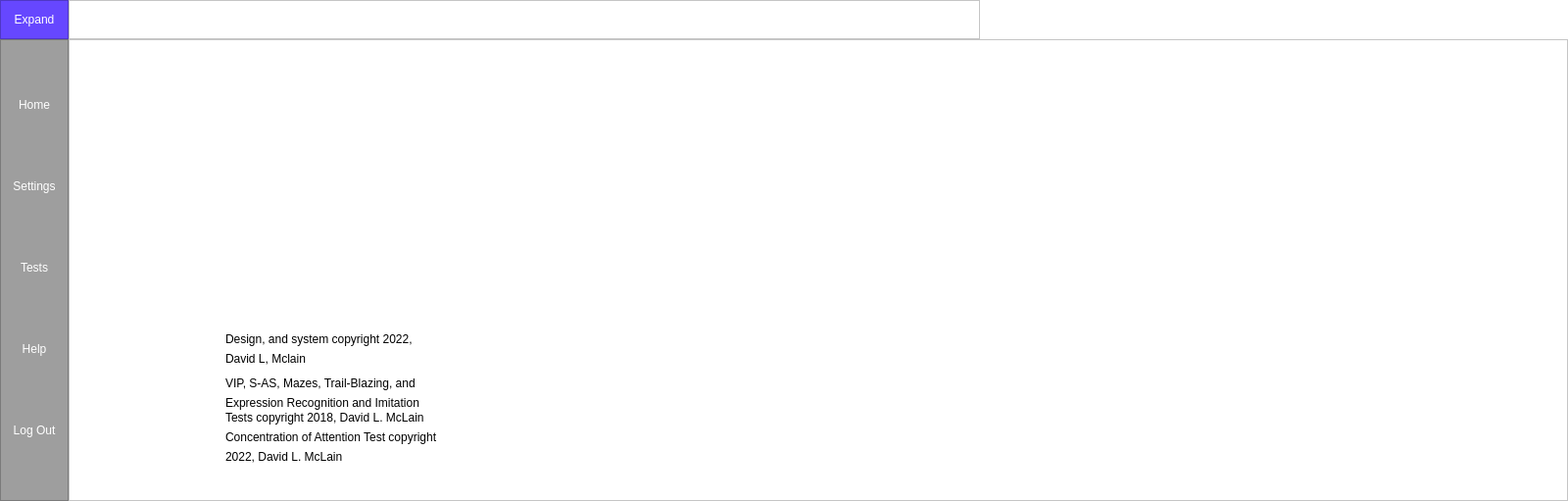
<?xml version="1.0" encoding="UTF-8"?>
<ui version="4.0">
 <class>PatientHome</class>
 <widget class="QMainWindow" name="PatientHome">
  <property name="geometry">
   <rect>
    <x>0</x>
    <y>0</y>
    <width>1600</width>
    <height>511</height>
   </rect>
  </property>
  <property name="windowTitle">
   <string>ES Metrics</string>
  </property>
  <property name="styleSheet">
   <string notr="true">background-color: rgb(255, 255, 255);</string>
  </property>
  <widget class="QWidget" name="centralwidget">
   <layout class="QVBoxLayout" name="verticalLayout">
    <property name="spacing">
     <number>0</number>
    </property>
    <property name="leftMargin">
     <number>0</number>
    </property>
    <property name="topMargin">
     <number>0</number>
    </property>
    <property name="rightMargin">
     <number>0</number>
    </property>
    <property name="bottomMargin">
     <number>0</number>
    </property>
    <item>
     <widget class="QFrame" name="top_bar">
      <property name="maximumSize">
       <size>
        <width>1000</width>
        <height>40</height>
       </size>
      </property>
      <property name="styleSheet">
       <string notr="true">background-color:rgb(63, 112, 138)</string>
      </property>
      <property name="frameShape">
       <enum>QFrame::NoFrame</enum>
      </property>
      <property name="frameShadow">
       <enum>QFrame::Raised</enum>
      </property>
      <layout class="QHBoxLayout" name="horizontalLayout">
       <property name="spacing">
        <number>0</number>
       </property>
       <property name="leftMargin">
        <number>0</number>
       </property>
       <property name="topMargin">
        <number>0</number>
       </property>
       <property name="rightMargin">
        <number>0</number>
       </property>
       <property name="bottomMargin">
        <number>0</number>
       </property>
       <item>
        <widget class="QFrame" name="frame_toggle">
         <property name="maximumSize">
          <size>
           <width>70</width>
           <height>40</height>
          </size>
         </property>
         <property name="styleSheet">
          <string notr="true">background-color: rgb(102, 71, 255)</string>
         </property>
         <property name="frameShape">
          <enum>QFrame::StyledPanel</enum>
         </property>
         <property name="frameShadow">
          <enum>QFrame::Raised</enum>
         </property>
         <layout class="QVBoxLayout" name="verticalLayout_2">
          <property name="spacing">
           <number>0</number>
          </property>
          <property name="leftMargin">
           <number>0</number>
          </property>
          <property name="topMargin">
           <number>0</number>
          </property>
          <property name="rightMargin">
           <number>0</number>
          </property>
          <property name="bottomMargin">
           <number>0</number>
          </property>
          <item>
           <widget class="QPushButton" name="btn_toggle">
            <property name="sizePolicy">
             <sizepolicy hsizetype="Expanding" vsizetype="Expanding">
              <horstretch>0</horstretch>
              <verstretch>0</verstretch>
             </sizepolicy>
            </property>
            <property name="styleSheet">
             <string notr="true">color: rgb(255, 255, 255);
border: 0px solid;</string>
            </property>
            <property name="text">
             <string>Expand</string>
            </property>
           </widget>
          </item>
         </layout>
        </widget>
       </item>
       <item>
        <widget class="QFrame" name="frame_top">
         <property name="styleSheet">
          <string notr="true">background-color: rgb(255, 255, 255);</string>
         </property>
         <property name="frameShape">
          <enum>QFrame::StyledPanel</enum>
         </property>
         <property name="frameShadow">
          <enum>QFrame::Raised</enum>
         </property>
        </widget>
       </item>
      </layout>
     </widget>
    </item>
    <item>
     <widget class="QFrame" name="content">
      <property name="styleSheet">
       <string notr="true">background-color: rgb(94, 165, 204)</string>
      </property>
      <property name="frameShape">
       <enum>QFrame::NoFrame</enum>
      </property>
      <property name="frameShadow">
       <enum>QFrame::Raised</enum>
      </property>
      <layout class="QHBoxLayout" name="horizontalLayout_2">
       <property name="spacing">
        <number>0</number>
       </property>
       <property name="leftMargin">
        <number>0</number>
       </property>
       <property name="topMargin">
        <number>0</number>
       </property>
       <property name="rightMargin">
        <number>0</number>
       </property>
       <property name="bottomMargin">
        <number>0</number>
       </property>
       <item>
        <widget class="QFrame" name="frame_left_menu">
         <property name="minimumSize">
          <size>
           <width>70</width>
           <height>0</height>
          </size>
         </property>
         <property name="maximumSize">
          <size>
           <width>70</width>
           <height>16777215</height>
          </size>
         </property>
         <property name="styleSheet">
          <string notr="true">background-color: rgb(158, 158, 158)</string>
         </property>
         <property name="frameShape">
          <enum>QFrame::StyledPanel</enum>
         </property>
         <property name="frameShadow">
          <enum>QFrame::Raised</enum>
         </property>
         <layout class="QVBoxLayout" name="verticalLayout_3">
          <property name="spacing">
           <number>0</number>
          </property>
          <property name="leftMargin">
           <number>0</number>
          </property>
          <property name="topMargin">
           <number>0</number>
          </property>
          <property name="rightMargin">
           <number>0</number>
          </property>
          <property name="bottomMargin">
           <number>0</number>
          </property>
          <item>
           <widget class="QFrame" name="frame_top_menu">
            <property name="frameShape">
             <enum>QFrame::NoFrame</enum>
            </property>
            <property name="frameShadow">
             <enum>QFrame::Raised</enum>
            </property>
            <layout class="QVBoxLayout" name="verticalLayout_4">
             <item>
              <widget class="QPushButton" name="btn_home">
               <property name="minimumSize">
                <size>
                 <width>0</width>
                 <height>40</height>
                </size>
               </property>
               <property name="styleSheet">
                <string notr="true">QPushButton{
 	color: rgb(255, 255, 255);
	background-color: rgb(158, 158, 158);
	border: 0px solid;
}

QPushButton:hover{
	background-color: rgb(78, 202, 255);
}</string>
               </property>
               <property name="text">
                <string>Home</string>
               </property>
              </widget>
             </item>
             <item>
              <widget class="QPushButton" name="btn_settings">
               <property name="minimumSize">
                <size>
                 <width>0</width>
                 <height>40</height>
                </size>
               </property>
               <property name="styleSheet">
                <string notr="true">QPushButton{
 	color: rgb(255, 255, 255);
	background-color: rgb(158, 158, 158);
	border: 0px solid;
}

QPushButton:hover{
	background-color: rgb(78, 202, 255);
}</string>
               </property>
               <property name="text">
                <string>Settings</string>
               </property>
              </widget>
             </item>
             <item>
              <widget class="QPushButton" name="btn_tests">
               <property name="minimumSize">
                <size>
                 <width>0</width>
                 <height>40</height>
                </size>
               </property>
               <property name="styleSheet">
                <string notr="true">QPushButton{
 	color: rgb(255, 255, 255);
	background-color: rgb(158, 158, 158);
	border: 0px solid;
}

QPushButton:hover{
	background-color: rgb(78, 202, 255);
}</string>
               </property>
               <property name="text">
                <string>Tests</string>
               </property>
              </widget>
             </item>
             <item>
              <widget class="QPushButton" name="btn_help">
               <property name="minimumSize">
                <size>
                 <width>0</width>
                 <height>40</height>
                </size>
               </property>
               <property name="styleSheet">
                <string notr="true">QPushButton{
 	color: rgb(255, 255, 255);
	background-color: rgb(158, 158, 158);
	border: 0px solid;
}

QPushButton:hover{
	background-color: rgb(78, 202, 255);
}</string>
               </property>
               <property name="text">
                <string>Help</string>
               </property>
              </widget>
             </item>
             <item>
              <widget class="QPushButton" name="btn_logout">
               <property name="minimumSize">
                <size>
                 <width>0</width>
                 <height>40</height>
                </size>
               </property>
               <property name="layoutDirection">
                <enum>Qt::LeftToRight</enum>
               </property>
               <property name="styleSheet">
                <string notr="true">QPushButton{
 	color: rgb(255, 255, 255);
	background-color: rgb(158, 158, 158);
	border: 0px solid;
}

QPushButton:hover{
	background-color: rgb(78, 202, 255);
}</string>
               </property>
               <property name="text">
                <string>Log Out</string>
               </property>
              </widget>
             </item>
            </layout>
           </widget>
          </item>
         </layout>
        </widget>
       </item>
       <item>
        <widget class="QFrame" name="frame_pages">
         <property name="styleSheet">
          <string notr="true">background-color: rgb(255, 255, 255);</string>
         </property>
         <property name="frameShape">
          <enum>QFrame::StyledPanel</enum>
         </property>
         <property name="frameShadow">
          <enum>QFrame::Raised</enum>
         </property>
         <layout class="QVBoxLayout" name="verticalLayout_5">
          <item>
           <widget class="QStackedWidget" name="Pages_Widget">
            <property name="styleSheet">
             <string notr="true">background-color: rgba(255, 255, 255,10);</string>
            </property>
            <property name="currentIndex">
             <number>7</number>
            </property>
            <widget class="QWidget" name="PatientsPage">
             <layout class="QVBoxLayout" name="verticalLayout_6"/>
            </widget>
            <widget class="QWidget" name="RegisterPage">
             <widget class="QLabel" name="label_2">
              <property name="geometry">
               <rect>
                <x>220</x>
                <y>120</y>
                <width>61</width>
                <height>21</height>
               </rect>
              </property>
              <property name="text">
               <string>First Name</string>
              </property>
             </widget>
             <widget class="QLineEdit" name="register_organization">
              <property name="geometry">
               <rect>
                <x>310</x>
                <y>270</y>
                <width>113</width>
                <height>20</height>
               </rect>
              </property>
             </widget>
             <widget class="QLabel" name="label_8">
              <property name="geometry">
               <rect>
                <x>220</x>
                <y>300</y>
                <width>61</width>
                <height>21</height>
               </rect>
              </property>
              <property name="text">
               <string>Role</string>
              </property>
             </widget>
             <widget class="QLineEdit" name="register_lastName">
              <property name="geometry">
               <rect>
                <x>310</x>
                <y>150</y>
                <width>113</width>
                <height>20</height>
               </rect>
              </property>
             </widget>
             <widget class="QPushButton" name="registerBtn">
              <property name="geometry">
               <rect>
                <x>490</x>
                <y>350</y>
                <width>75</width>
                <height>23</height>
               </rect>
              </property>
              <property name="text">
               <string>Register</string>
              </property>
             </widget>
             <widget class="QLineEdit" name="register_confirmPassword">
              <property name="geometry">
               <rect>
                <x>310</x>
                <y>240</y>
                <width>113</width>
                <height>20</height>
               </rect>
              </property>
             </widget>
             <widget class="QLabel" name="label_4">
              <property name="geometry">
               <rect>
                <x>220</x>
                <y>180</y>
                <width>61</width>
                <height>21</height>
               </rect>
              </property>
              <property name="text">
               <string>User Id</string>
              </property>
             </widget>
             <widget class="QLineEdit" name="register_role">
              <property name="geometry">
               <rect>
                <x>310</x>
                <y>300</y>
                <width>113</width>
                <height>20</height>
               </rect>
              </property>
             </widget>
             <widget class="QLabel" name="label">
              <property name="geometry">
               <rect>
                <x>250</x>
                <y>0</y>
                <width>291</width>
                <height>51</height>
               </rect>
              </property>
              <property name="styleSheet">
               <string notr="true">font: 26pt;
</string>
              </property>
              <property name="text">
               <string>Patient Data</string>
              </property>
             </widget>
             <widget class="QLabel" name="label_3">
              <property name="geometry">
               <rect>
                <x>220</x>
                <y>150</y>
                <width>61</width>
                <height>21</height>
               </rect>
              </property>
              <property name="text">
               <string>Last Name</string>
              </property>
             </widget>
             <widget class="QLineEdit" name="register_firstName">
              <property name="geometry">
               <rect>
                <x>310</x>
                <y>120</y>
                <width>113</width>
                <height>20</height>
               </rect>
              </property>
             </widget>
             <widget class="QLineEdit" name="register_userId">
              <property name="geometry">
               <rect>
                <x>310</x>
                <y>180</y>
                <width>113</width>
                <height>20</height>
               </rect>
              </property>
             </widget>
             <widget class="QLabel" name="label_6">
              <property name="geometry">
               <rect>
                <x>220</x>
                <y>270</y>
                <width>61</width>
                <height>21</height>
               </rect>
              </property>
              <property name="text">
               <string>Organization </string>
              </property>
             </widget>
             <widget class="QLabel" name="label_5">
              <property name="geometry">
               <rect>
                <x>220</x>
                <y>210</y>
                <width>51</width>
                <height>21</height>
               </rect>
              </property>
              <property name="text">
               <string>Password</string>
              </property>
             </widget>
             <widget class="QLineEdit" name="register_password">
              <property name="geometry">
               <rect>
                <x>310</x>
                <y>210</y>
                <width>113</width>
                <height>20</height>
               </rect>
              </property>
             </widget>
             <widget class="QLabel" name="label_7">
              <property name="geometry">
               <rect>
                <x>220</x>
                <y>240</y>
                <width>91</width>
                <height>21</height>
               </rect>
              </property>
              <property name="text">
               <string>Confirm Password</string>
              </property>
             </widget>
             <widget class="QLineEdit" name="register_bday">
              <property name="geometry">
               <rect>
                <x>310</x>
                <y>330</y>
                <width>113</width>
                <height>20</height>
               </rect>
              </property>
             </widget>
             <widget class="QLabel" name="label_9">
              <property name="geometry">
               <rect>
                <x>220</x>
                <y>330</y>
                <width>61</width>
                <height>21</height>
               </rect>
              </property>
              <property name="text">
               <string>Birthday</string>
              </property>
             </widget>
             <widget class="QLabel" name="register_message">
              <property name="geometry">
               <rect>
                <x>220</x>
                <y>380</y>
                <width>291</width>
                <height>16</height>
               </rect>
              </property>
              <property name="text">
               <string/>
              </property>
             </widget>
            </widget>
            <widget class="QWidget" name="SaccadeInstruction">
             <widget class="QLabel" name="performingSASLabel">
              <property name="geometry">
               <rect>
                <x>70</x>
                <y>50</y>
                <width>1401</width>
                <height>71</height>
               </rect>
              </property>
              <property name="styleSheet">
               <string notr="true">font: 75 25pt &quot;MS Shell Dlg 2&quot;;
background-color: rgba(255, 255, 255,10);</string>
              </property>
              <property name="text">
               <string>In A Second You Will Be Performing The Saccade Test</string>
              </property>
             </widget>
             <widget class="QLabel" name="sasInstruction1">
              <property name="geometry">
               <rect>
                <x>40</x>
                <y>150</y>
                <width>1421</width>
                <height>61</height>
               </rect>
              </property>
              <property name="styleSheet">
               <string notr="true">font: 75 15pt &quot;MS Shell Dlg 2&quot;;
background-color: rgba(255, 255, 255,10);</string>
              </property>
              <property name="text">
               <string>This test will have 16 rounds. You will be given a screen with two dots. One of the dots will be </string>
              </property>
             </widget>
             <widget class="QLabel" name="sasInstruction2">
              <property name="geometry">
               <rect>
                <x>50</x>
                <y>190</y>
                <width>1411</width>
                <height>51</height>
               </rect>
              </property>
              <property name="styleSheet">
               <string notr="true">font: 75 15pt &quot;MS Shell Dlg 2&quot;;
background-color: rgba(255, 255, 255,10);</string>
              </property>
              <property name="text">
               <string>flashing and the other dot will not. For the first 8 rounds you will be looking for the flashing </string>
              </property>
             </widget>
             <widget class="QLabel" name="sasInstruction3">
              <property name="geometry">
               <rect>
                <x>80</x>
                <y>240</y>
                <width>1231</width>
                <height>51</height>
               </rect>
              </property>
              <property name="styleSheet">
               <string notr="true">font: 75 15pt &quot;MS Shell Dlg 2&quot;;
background-color: rgba(255, 255, 255,10);</string>
              </property>
              <property name="text">
               <string>dot. Starting round 9 you will be looking at the non-flashing dot. If you understand.</string>
              </property>
             </widget>
             <widget class="QPushButton" name="sasTestButton">
              <property name="geometry">
               <rect>
                <x>770</x>
                <y>390</y>
                <width>141</width>
                <height>41</height>
               </rect>
              </property>
              <property name="styleSheet">
               <string notr="true">background-color: rgb(128, 128, 128);</string>
              </property>
              <property name="text">
               <string>Go To Test</string>
              </property>
             </widget>
             <widget class="QLabel" name="sasInstruction4">
              <property name="geometry">
               <rect>
                <x>200</x>
                <y>280</y>
                <width>1121</width>
                <height>61</height>
               </rect>
              </property>
              <property name="styleSheet">
               <string notr="true">font: 75 15pt &quot;MS Shell Dlg 2&quot;;
background-color: rgba(255, 255, 255,10);</string>
              </property>
              <property name="text">
               <string>the instructions click on the go to test button to take the test.</string>
              </property>
             </widget>
            </widget>
            <widget class="QWidget" name="VipInstructions">
             <widget class="QLabel" name="vipInstructionLabel1">
              <property name="geometry">
               <rect>
                <x>30</x>
                <y>150</y>
                <width>1421</width>
                <height>81</height>
               </rect>
              </property>
              <property name="styleSheet">
               <string notr="true">font: 75 15pt &quot;MS Shell Dlg 2&quot;;
background-color: rgba(255, 255, 255,10);</string>
              </property>
              <property name="text">
               <string>You will see a picture and five words. Use your eyes to select the word that best</string>
              </property>
             </widget>
             <widget class="QLabel" name="performingVIPLabel">
              <property name="geometry">
               <rect>
                <x>20</x>
                <y>20</y>
                <width>1381</width>
                <height>171</height>
               </rect>
              </property>
              <property name="styleSheet">
               <string notr="true">font: 75 28pt &quot;MS Shell Dlg 2&quot;;
background-color: rgba(255, 255, 255,10);</string>
              </property>
              <property name="text">
               <string>In A Second You Will Be Performing The VIP Test</string>
              </property>
             </widget>
             <widget class="QLabel" name="vipInstructionLabel2">
              <property name="geometry">
               <rect>
                <x>90</x>
                <y>210</y>
                <width>1341</width>
                <height>81</height>
               </rect>
              </property>
              <property name="styleSheet">
               <string notr="true">font: 75 15pt &quot;MS Shell Dlg 2&quot;;
background-color: rgba(255, 255, 255,10);</string>
              </property>
              <property name="text">
               <string>describes what you see in the picture</string>
              </property>
             </widget>
             <widget class="QPushButton" name="vipTestButton">
              <property name="geometry">
               <rect>
                <x>760</x>
                <y>390</y>
                <width>141</width>
                <height>41</height>
               </rect>
              </property>
              <property name="styleSheet">
               <string notr="true">background-color: rgb(128, 128, 128);</string>
              </property>
              <property name="text">
               <string>Go To Test</string>
              </property>
             </widget>
            </widget>
            <widget class="QWidget" name="TbInstructions">
             <widget class="QLabel" name="performingTBLabel">
              <property name="geometry">
               <rect>
                <x>170</x>
                <y>100</y>
                <width>1401</width>
                <height>71</height>
               </rect>
              </property>
              <property name="styleSheet">
               <string notr="true">font: 75 25pt &quot;MS Shell Dlg 2&quot;;
background-color: rgba(255, 255, 255,10);</string>
              </property>
              <property name="text">
               <string>In A Second You Will Be Performing The Trailblazer Test</string>
              </property>
             </widget>
             <widget class="QPushButton" name="tbTestButton">
              <property name="geometry">
               <rect>
                <x>850</x>
                <y>360</y>
                <width>141</width>
                <height>41</height>
               </rect>
              </property>
              <property name="styleSheet">
               <string notr="true">background-color: rgb(128, 128, 128);</string>
              </property>
              <property name="text">
               <string>Go To Test</string>
              </property>
             </widget>
             <widget class="QLabel" name="performingTBLabel_2">
              <property name="geometry">
               <rect>
                <x>170</x>
                <y>190</y>
                <width>1401</width>
                <height>71</height>
               </rect>
              </property>
              <property name="styleSheet">
               <string notr="true">font: 75 15pt &quot;MS Shell Dlg 2&quot;;
background-color: rgba(255, 255, 255,10);</string>
              </property>
              <property name="text">
               <string>Numbers and/or letters will appear on the screen.</string>
              </property>
             </widget>
             <widget class="QLabel" name="performingTBLabel_3">
              <property name="geometry">
               <rect>
                <x>170</x>
                <y>260</y>
                <width>1161</width>
                <height>71</height>
               </rect>
              </property>
              <property name="styleSheet">
               <string notr="true">font: 75 15pt &quot;MS Shell Dlg 2&quot;;
background-color: rgba(255, 255, 255,10);</string>
              </property>
              <property name="text">
               <string>Please select them in ascending order.</string>
              </property>
             </widget>
            </widget>
            <widget class="QWidget" name="page_2">
             <widget class="QLabel" name="testNotEnabledLabel">
              <property name="geometry">
               <rect>
                <x>110</x>
                <y>70</y>
                <width>821</width>
                <height>231</height>
               </rect>
              </property>
              <property name="styleSheet">
               <string notr="true">font: 25pt &quot;MS Shell Dlg 2&quot;;
background-color: rgba(255, 255, 255,10);</string>
              </property>
              <property name="text">
               <string>NO TESTS ENABLED </string>
              </property>
             </widget>
            </widget>
            <widget class="QWidget" name="CompleteTests">
             <widget class="QLabel" name="testsCompleteLabel1">
              <property name="geometry">
               <rect>
                <x>350</x>
                <y>60</y>
                <width>911</width>
                <height>231</height>
               </rect>
              </property>
              <property name="styleSheet">
               <string notr="true">font: 25pt &quot;MS Shell Dlg 2&quot;;
background-color: rgba(255, 255, 255,10);</string>
              </property>
              <property name="text">
               <string>You have completed all assigned tests.</string>
              </property>
             </widget>
             <widget class="QLabel" name="testsCompleteLabel2">
              <property name="geometry">
               <rect>
                <x>350</x>
                <y>210</y>
                <width>821</width>
                <height>231</height>
               </rect>
              </property>
              <property name="styleSheet">
               <string notr="true">font: 25pt &quot;MS Shell Dlg 2&quot;;
background-color: rgba(255, 255, 255,10);</string>
              </property>
              <property name="text">
               <string>Please logout and close this window.</string>
              </property>
             </widget>
            </widget>
            <widget class="QWidget" name="MainPage">
             <widget class="QLabel" name="copyrightLabel7">
              <property name="geometry">
               <rect>
                <x>150</x>
                <y>400</y>
                <width>201</width>
                <height>31</height>
               </rect>
              </property>
              <property name="styleSheet">
               <string notr="true">font: 10pt &quot;MS Shell Dlg 2&quot;;
background-color: rgba(255, 255, 255,10);</string>
              </property>
              <property name="text">
               <string>2022, David L. McLain</string>
              </property>
             </widget>
             <widget class="QLabel" name="copyrightLabel2">
              <property name="geometry">
               <rect>
                <x>150</x>
                <y>300</y>
                <width>141</width>
                <height>31</height>
               </rect>
              </property>
              <property name="styleSheet">
               <string notr="true">font: 10pt &quot;MS Shell Dlg 2&quot;;
background-color: rgba(255, 255, 255,10);</string>
              </property>
              <property name="text">
               <string>David L, Mclain</string>
              </property>
             </widget>
             <widget class="QLabel" name="copyrightLabel6">
              <property name="geometry">
               <rect>
                <x>150</x>
                <y>380</y>
                <width>451</width>
                <height>31</height>
               </rect>
              </property>
              <property name="styleSheet">
               <string notr="true">font: 10pt &quot;MS Shell Dlg 2&quot;;
background-color: rgba(255, 255, 255,10);</string>
              </property>
              <property name="text">
               <string>Concentration of Attention Test copyright</string>
              </property>
             </widget>
             <widget class="QLabel" name="copyrightLabel3">
              <property name="geometry">
               <rect>
                <x>150</x>
                <y>330</y>
                <width>371</width>
                <height>21</height>
               </rect>
              </property>
              <property name="styleSheet">
               <string notr="true">font: 10pt &quot;MS Shell Dlg 2&quot;;
background-color: rgba(255, 255, 255,10);</string>
              </property>
              <property name="text">
               <string>VIP, S-AS, Mazes, Trail-Blazing, and</string>
              </property>
             </widget>
             <widget class="QLabel" name="copyrightLabel1">
              <property name="geometry">
               <rect>
                <x>150</x>
                <y>280</y>
                <width>381</width>
                <height>31</height>
               </rect>
              </property>
              <property name="styleSheet">
               <string notr="true">font: 10pt &quot;MS Shell Dlg 2&quot;;
background-color: rgba(255, 255, 255,10);</string>
              </property>
              <property name="text">
               <string>Design, and system copyright 2022,</string>
              </property>
             </widget>
             <widget class="QLabel" name="copyrightLabel5">
              <property name="geometry">
               <rect>
                <x>150</x>
                <y>360</y>
                <width>411</width>
                <height>31</height>
               </rect>
              </property>
              <property name="styleSheet">
               <string notr="true">font: 10pt &quot;MS Shell Dlg 2&quot;;
background-color: rgba(255, 255, 255,10);</string>
              </property>
              <property name="text">
               <string>Tests copyright 2018, David L. McLain</string>
              </property>
             </widget>
             <widget class="QLabel" name="main_label">
              <property name="geometry">
               <rect>
                <x>110</x>
                <y>-50</y>
                <width>1181</width>
                <height>321</height>
               </rect>
              </property>
              <property name="font">
               <font>
                <pointsize>40</pointsize>
               </font>
              </property>
              <property name="styleSheet">
               <string notr="true">color: rgb(0, 0, 0);
background-color: rgba(255, 255, 255,10);</string>
              </property>
              <property name="text">
               <string/>
              </property>
              <property name="scaledContents">
               <bool>false</bool>
              </property>
              <property name="alignment">
               <set>Qt::AlignCenter</set>
              </property>
             </widget>
             <widget class="QLabel" name="copyrightLabel4">
              <property name="geometry">
               <rect>
                <x>150</x>
                <y>350</y>
                <width>361</width>
                <height>21</height>
               </rect>
              </property>
              <property name="styleSheet">
               <string notr="true">font: 10pt &quot;MS Shell Dlg 2&quot;;
background-color: rgba(255, 255, 255,10);</string>
              </property>
              <property name="text">
               <string>Expression Recognition and Imitation</string>
              </property>
             </widget>
            </widget>
            <widget class="QWidget" name="SettingsPage">
             <widget class="QLabel" name="settings_label">
              <property name="geometry">
               <rect>
                <x>0</x>
                <y>0</y>
                <width>892</width>
                <height>64</height>
               </rect>
              </property>
              <property name="font">
               <font>
                <pointsize>40</pointsize>
               </font>
              </property>
              <property name="styleSheet">
               <string notr="true">color: #FFFFFF</string>
              </property>
              <property name="text">
               <string>Settings</string>
              </property>
              <property name="alignment">
               <set>Qt::AlignCenter</set>
              </property>
             </widget>
             <widget class="QPushButton" name="pushButton_4">
              <property name="geometry">
               <rect>
                <x>130</x>
                <y>140</y>
                <width>121</width>
                <height>51</height>
               </rect>
              </property>
              <property name="text">
               <string>Notification</string>
              </property>
             </widget>
             <widget class="QLabel" name="label_28">
              <property name="geometry">
               <rect>
                <x>360</x>
                <y>340</y>
                <width>47</width>
                <height>14</height>
               </rect>
              </property>
              <property name="text">
               <string>Zip Code:</string>
              </property>
             </widget>
             <widget class="QLabel" name="label_29">
              <property name="geometry">
               <rect>
                <x>360</x>
                <y>300</y>
                <width>47</width>
                <height>14</height>
               </rect>
              </property>
              <property name="text">
               <string>State:</string>
              </property>
             </widget>
             <widget class="QLabel" name="label_30">
              <property name="geometry">
               <rect>
                <x>360</x>
                <y>90</y>
                <width>91</width>
                <height>31</height>
               </rect>
              </property>
              <property name="text">
               <string>First Name:</string>
              </property>
             </widget>
             <widget class="QPushButton" name="pushButton_5">
              <property name="geometry">
               <rect>
                <x>130</x>
                <y>80</y>
                <width>121</width>
                <height>51</height>
               </rect>
              </property>
              <property name="text">
               <string>Edit Profile</string>
              </property>
             </widget>
             <widget class="QLabel" name="label_31">
              <property name="geometry">
               <rect>
                <x>360</x>
                <y>130</y>
                <width>91</width>
                <height>31</height>
               </rect>
              </property>
              <property name="text">
               <string>Last Name:</string>
              </property>
             </widget>
             <widget class="QLabel" name="label_32">
              <property name="geometry">
               <rect>
                <x>360</x>
                <y>220</y>
                <width>47</width>
                <height>14</height>
               </rect>
              </property>
              <property name="text">
               <string>Address:</string>
              </property>
             </widget>
             <widget class="QLabel" name="label_33">
              <property name="geometry">
               <rect>
                <x>360</x>
                <y>180</y>
                <width>47</width>
                <height>14</height>
               </rect>
              </property>
              <property name="text">
               <string>Email:</string>
              </property>
             </widget>
             <widget class="QLabel" name="label_34">
              <property name="geometry">
               <rect>
                <x>360</x>
                <y>380</y>
                <width>47</width>
                <height>14</height>
               </rect>
              </property>
              <property name="text">
               <string>Country:</string>
              </property>
             </widget>
             <widget class="QLabel" name="label_35">
              <property name="geometry">
               <rect>
                <x>360</x>
                <y>420</y>
                <width>47</width>
                <height>14</height>
               </rect>
              </property>
              <property name="text">
               <string>Password:</string>
              </property>
             </widget>
             <widget class="QPushButton" name="pushButton_6">
              <property name="geometry">
               <rect>
                <x>130</x>
                <y>210</y>
                <width>121</width>
                <height>51</height>
               </rect>
              </property>
              <property name="text">
               <string>Notification</string>
              </property>
             </widget>
             <widget class="QLabel" name="label_36">
              <property name="geometry">
               <rect>
                <x>360</x>
                <y>260</y>
                <width>47</width>
                <height>14</height>
               </rect>
              </property>
              <property name="text">
               <string>City:</string>
              </property>
             </widget>
             <widget class="QLabel" name="settings_label_3">
              <property name="geometry">
               <rect>
                <x>90</x>
                <y>0</y>
                <width>892</width>
                <height>64</height>
               </rect>
              </property>
              <property name="font">
               <font>
                <pointsize>40</pointsize>
               </font>
              </property>
              <property name="styleSheet">
               <string notr="true">color: rgb(0, 0, 0);</string>
              </property>
              <property name="text">
               <string>Settings(Profile)</string>
              </property>
              <property name="alignment">
               <set>Qt::AlignCenter</set>
              </property>
             </widget>
            </widget>
            <widget class="QWidget" name="HelpPage">
             <widget class="QLabel" name="help_label">
              <property name="geometry">
               <rect>
                <x>0</x>
                <y>0</y>
                <width>892</width>
                <height>64</height>
               </rect>
              </property>
              <property name="font">
               <font>
                <pointsize>40</pointsize>
               </font>
              </property>
              <property name="styleSheet">
               <string notr="true">color: rgb(0, 0, 0);</string>
              </property>
              <property name="text">
               <string>Documentation</string>
              </property>
              <property name="alignment">
               <set>Qt::AlignCenter</set>
              </property>
             </widget>
            </widget>
            <widget class="QWidget" name="ResultsPage">
             <widget class="QLabel" name="results_label">
              <property name="geometry">
               <rect>
                <x>0</x>
                <y>0</y>
                <width>892</width>
                <height>64</height>
               </rect>
              </property>
              <property name="font">
               <font>
                <pointsize>40</pointsize>
               </font>
              </property>
              <property name="styleSheet">
               <string notr="true">color:rgb(0, 0, 0);</string>
              </property>
              <property name="text">
               <string>Results</string>
              </property>
              <property name="alignment">
               <set>Qt::AlignCenter</set>
              </property>
             </widget>
            </widget>
            <widget class="QWidget" name="TestsPage">
             <widget class="QLabel" name="tests_label">
              <property name="geometry">
               <rect>
                <x>0</x>
                <y>0</y>
                <width>892</width>
                <height>64</height>
               </rect>
              </property>
              <property name="font">
               <font>
                <pointsize>40</pointsize>
               </font>
              </property>
              <property name="styleSheet">
               <string notr="true">color: rgb(0, 0, 0)</string>
              </property>
              <property name="text">
               <string>Tests</string>
              </property>
              <property name="alignment">
               <set>Qt::AlignCenter</set>
              </property>
             </widget>
            </widget>
           </widget>
          </item>
         </layout>
        </widget>
       </item>
      </layout>
     </widget>
    </item>
   </layout>
  </widget>
 </widget>
 <resources/>
 <connections/>
</ui>
